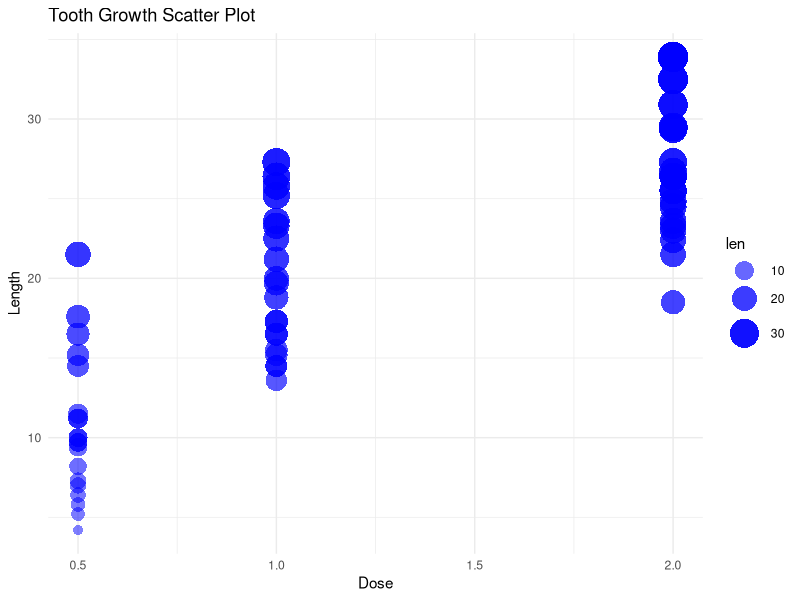
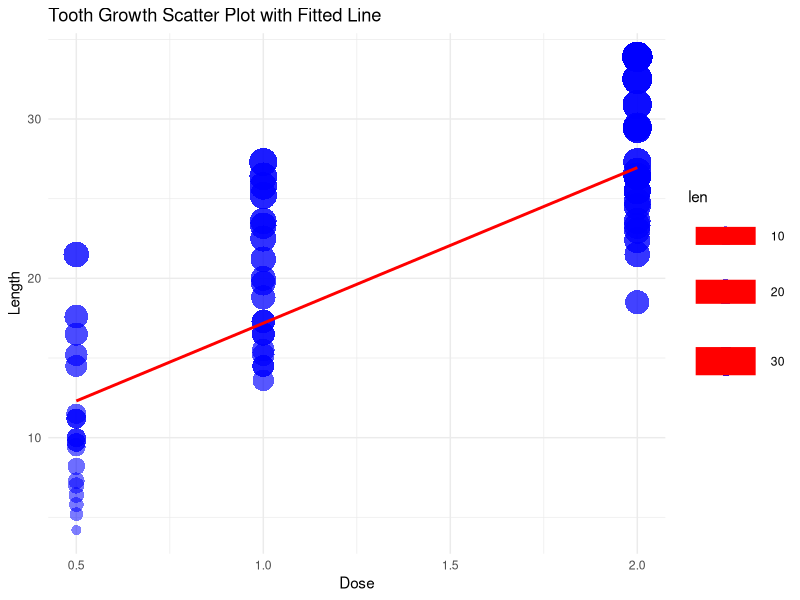

The R script that drew these images, in order: (Note: this script raises an error after producing the figures.)
## ---- chunk 1
knitr::opts_chunk$set(echo = F, message = F, warning = F)
## ---- chunk 2
####
#00#
####
##I just want to let you know I know this will not get full points. I was sick for this week and tried my best to figure all this out myself with the help of your Rmarkdowns, powerpoint, chatgpt, and google. Most of these I mostly understand now but some are still very confusing to me. I did the best I could while still turning it in on time. 


library(knitr)
library(tidyverse)


data("ToothGrowth")
ToothGrowth

#package in R, ToothGrowth, length of odontoblasts (cells for tooth growth) in 60 guinea pigs, three dose levels of vitamin C (0.5, 1, 2 mg/day) either by orange juice (OJ) or ascorbic acid (VC), C. I. Bliss (1952). The Statistics of Bioassay. Academic Press.






## ---- chunk 3
####
#01#
####


scatter_plot <- ggplot(ToothGrowth, aes(x = dose, y = len, size = len, alpha = len)) +
  geom_point(color = "blue", shape = 16) +
  scale_size_continuous(range = c(3, 10)) +
  scale_alpha_continuous(range = c(0.5, 1)) +
  labs(title = "Tooth Growth Scatter Plot",
       x = "Dose",
       y = "Length") +
  theme_minimal()


print(scatter_plot)

## ---- chunk 4
####
#02#
####
scatter_plot <- ggplot(ToothGrowth, aes(x = dose, y = len, size = len, alpha = len)) +
  geom_point(color = "blue", shape = 16) +
  geom_smooth(method = "lm", se = FALSE, color = "red") +  
  scale_size_continuous(range = c(3, 10)) +
  scale_alpha_continuous(range = c(0.5, 1)) +
  labs(title = "Tooth Growth Scatter Plot with Fitted Line",
       x = "Dose",
       y = "Length") +
  theme_minimal()


print(scatter_plot)

## ---- chunk 5
####
#03#
####

transparency_expr <- expression(len / max(len))
shape_expr <- expression(ifelse(dose > 1, 17, 16))  
color_expr <- expression(dose * 10)  


scatter_plot <- ggplot(ToothGrowth, aes(x = dose, y = len, size = len)) +
  geom_point(aes(alpha = transparency_expr, shape = shape_expr, color = color_expr)) +
  scale_size_continuous(range = c(3, 10)) +
  scale_alpha_continuous(range = c(0.5, 1)) +
  scale_color_gradient(low = "blue", high = "red") +  
  labs(title = "Tooth Growth Scatter Plot with Fitted Line",
       x = "Dose",
       y = "Length") +
  theme_minimal()


print(scatter_plot)

## ---- chunk 6
####
#04#
####
boxplot <- ggplot(ToothGrowth, aes(x = as.factor(dose), y = len, fill = as.factor(dose))) +
  geom_boxplot(width = 0.5) +  
  labs(title = "Tooth Growth Data Boxplot",
       x = "Dose",
       y = "Length") +
  theme_minimal()


print(boxplot)

## ---- chunk 7
####
#05#
####
scatter_plot <- ggplot(ToothGrowth, aes(x = dose, y = len, size = len, alpha = len)) +
  geom_point(color = "blue", shape = 16) +
  scale_size_continuous(range = c(3, 10)) +
  scale_alpha_continuous(range = c(0.5, 1)) +
  labs(title = "Tooth Growth Scatter Plot",
       x = "Dose",
       y = "Length") +
  theme_minimal()


boxplot <- ggplot(ToothGrowth, aes(x = as.factor(dose), y = len, fill = as.factor(dose))) +
  geom_boxplot(width = 0.5, alpha = 0.5) +
  labs(title = "Tooth Growth Data Boxplot",
       x = "Dose",
       y = "Length") +
  theme_minimal()


combined_plot <- scatter_plot + boxplot


print(combined_plot)

## ---- chunk 8
####
#06#
####
transparency_expr <- expression(len / max(len))


scatter_plot <- ggplot(ToothGrowth, aes(x = dose, y = len, size = len, alpha = transparency_expr)) +
  geom_point(color = "blue", shape = 16) +
  scale_size_continuous(range = c(3, 10)) +
  scale_alpha_continuous(range = c(0.5, 1)) +
  labs(title = "Tooth Growth Scatter Plot",
       x = "Dose",
       y = "Length") +
  theme_minimal()


modified_scatter_plot <- scatter_plot +
  scale_x_continuous(limits = c(0, 2), breaks = seq(0, 2, 0.5)) +  
  scale_y_continuous(limits = c(0, 40), breaks = seq(0, 40, 10)) +  
  coord_cartesian(xlim = c(0, 2), ylim = c(0, 40))

print(modified_scatter_plot)
## ---- chunk 9
#07#
####
facet_lineplot <- ggplot(ToothGrowth, aes(x = as.factor(dose), y = len, group = supp, color = supp)) +
  geom_line() +
  labs(title = "Tooth Growth Line Plot with Facet Wrap",
       x = "Dose",
       y = "Length") +
  facet_wrap(~supp, ncol = 2) +  
  theme_minimal()


print(facet_lineplot)

## ---- chunk 10
#08#
####
scatter_plot <- ggplot(ToothGrowth, aes(x = dose, y = len, size = len, alpha = len, color = supp)) +
  geom_point(shape = 16) +
  scale_size_continuous(range = c(3, 10)) +
  scale_alpha_continuous(range = c(0.5, 1)) +
  scale_color_manual(values = c("blue", "red")) + 
  labs(title = "Tooth Growth Scatter Plot",
       x = "Dose",
       y = "Length") +
  theme_minimal() +
  facet_wrap(~supp, scales = "free_x", ncol = 2)  


print(scatter_plot)

## ---- chunk 11
####
#09#
####
violin_plot <- ggplot(ToothGrowth, aes(x = as.factor(dose), y = len, fill = supp)) +
  geom_violin() +
  labs(title = "Violin Plot of Tooth Growth",
       x = "Dose",
       y = "Length") +
  theme_minimal()
print(violin_plot)
## ---- chunk 12
####
#10#
####

#install.packages("ggbeeswarm")
library(datasets)
library(ggplot2)
library(ggbeeswarm)


beeswarm_plot <- ggplot(ToothGrowth, aes(x = as.factor(dose), y = len, color = supp)) +
  geom_beeswarm() +
  labs(title = "Beeswarm Plot of Tooth Growth",
       x = "Dose",
       y = "Length") +
  theme_minimal()


print(beeswarm_plot)
